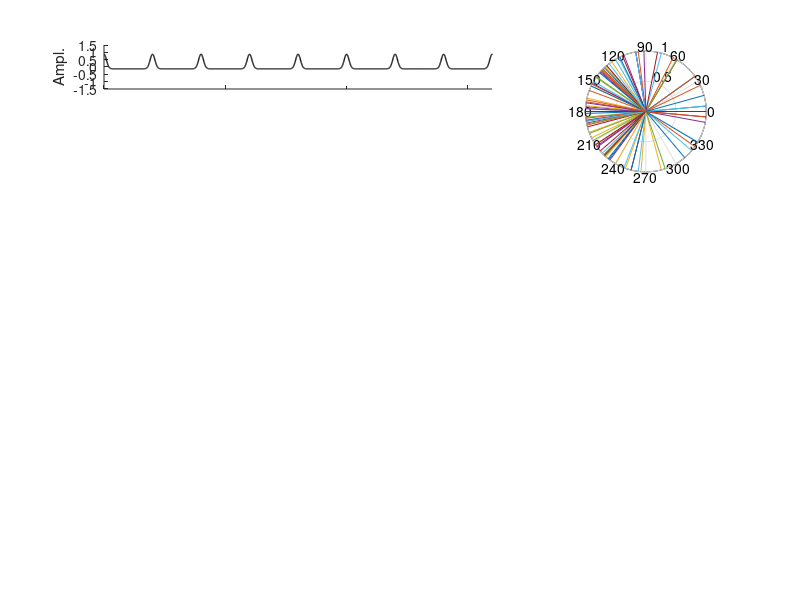

Write the MATLAB code that produced this figure. (Note: this script raises an error after producing the figure.)
%% dPAC: A method for debiasing phase-amplitude cross-frequency coupling
% Joram van Driel, Roy Cox & Mike X Cohen
% 2014
% --
% This code accompanies the paper titled "dPAC: A method for debiasing 
% phase-amplitude cross-frequency coupling". Below, simulations are run
% that show how non-sinusoidal oscillations produce phase clustering which
% introduces a bias in Canolty's PAC method.
% Using the code without following the paper may lead to confusion, 
% incorrect data analyses, and misinterpretations of results. 
% The authors assume no responsibility for inappropriate or incorrect use 
% of this code. 


clear all

cd('path\to\folder'); % -- change directory if you want to save output and/or plots

%% parameters

srate = 1000;              % -- sampling rate
t = 1/srate:1/srate:10;    % -- time points: 10000 1ms steps; 10 seconds
ntimepoints = length(t);   % -- get number of timepoints
centTimes = 0:0.2:10;      % -- center times for 'oscillatory' peaks; corresponds to 5 Hz
fpow = 30;                 % -- frequency for power: gamma
nbins = 18;                % -- number of bins used for Tort's MI

gausWidth = linspace(0.001,0.08,50); % -- gaussian width of the 'oscillatory' peaks

[pac dpac mi itpc] = deal(zeros(2,50)); % -- initialize output matrices


%%
q=0;

for in_anti = 1:2 % -- simulate two scenarios: phase clustering bias as in vs. anti phase with coupling angle
    for g = 1:50 % -- loop over 50 widths of the gaussian 'cycles'
        
        gW = gausWidth(g); % -- set the width of the gaussian
        
        % -- create time series
        % -- this codes concatenates a series of gaussians that are
        % -- then detrended
        cmd = 'ts = detrend(';
        for i=1:length(centTimes)
            cmd = [cmd 'exp(-((t-' num2str(centTimes(i)) ').^2)/(2*' num2str(gW) '^2)) + '];
        end
        cmd = [cmd '0);'];
        eval(cmd)
        
        % -- gamma is a complex sine wave that is phase-modulated by the
        % -- above time series
        gamma = ((ts+0.5)  .* exp( 1i * 2 * pi * fpow * t ));
        
        if in_anti==2
            ts = ts([101:end 1:100]); % -- shift the time series with pi (100 ms)
        end
        
        %% PAC, dPAC, MI (note: dPAC not shown in the paper)
        
        % -- extract phase and power
        thetaphase = angle(hilbert(ts));
        gammapow = abs(gamma);
        
        % -- equations to calculate PAC, dPAC and ITPC (phase clustering vector length)
        pac(in_anti,g)  = abs(mean(exp(1i*thetaphase) .* gammapow));
        debias_term = mean(exp(1i*thetaphase)); % -- this is the phase clustering bias
        dpac(in_anti,g) = abs(mean( (exp(1i*thetaphase) - debias_term) .* gammapow)); % -- which is subtracted here
        itpc(in_anti,g) = abs(mean(exp(1i*thetaphase)));
        
        % Tort's Modulation Index
        
        thetaphase_bin = ceil( tiedrank( thetaphase ) / (ntimepoints / nbins) ); % -- bin the theta phase angles into nbins
        gammapow_bin = zeros(1,nbins);
        for k=1:nbins
            gammapow_bin(k) = squeeze(mean(gammapow(thetaphase_bin==k))); % -- compute mean gamma power in each bin
        end
        gammapow_bin = gammapow_bin ./ sum(gammapow_bin); % -- normalize
        
        mi(in_anti,g) = (log(nbins) + sum(gammapow_bin.*log(gammapow_bin)) ) ./ log(nbins); % -- compute MI
        
        
    end
end

%% figure of three gW examples (Figure 1)

% some annoying code to make nice subplot figure...

plotidx(1,1,:)=[1 2];
plotidx(2,1,:)=[7 8];
plotidx(3,1,:)=[13 14];

plotidx(:,2,:)=plotidx(:,1,:)+3;

plotidx(1,3,:)=[3 6];
plotidx(2,3,:)=[9 12];
plotidx(3,3,:)=[15 18];

figure('position',[500 200 600 400])

gausexamp = [0.01 0.03 0.05]; % -- plot three examples of gaussian 'oscillations'

for q=1:3 % -- loop over the three examples
    
    gW = gausexamp(q);

    % create time series

    cmd = 'ts = detrend(';
    for i=1:length(centTimes)
        cmd = [cmd 'exp(-((t-' num2str(centTimes(i)) ').^2)/(2*' num2str(gW) '^2)) + '];
    end
    cmd = [cmd '0);'];
    eval(cmd)

    %% 

    thetaphase = angle(hilbert(ts));
    
    % -- plot of 'theta' time series
    subplot(6,3,squeeze(plotidx(q,1,:)))
    plot(t,ts,'k','linewidth',1)
    set(gca,'xlim',[0 1.6],'ylim',[-1.5 1.5],'xticklabel',{})
    ylabel('Ampl.')
    box off
    
    % -- polar plot of phase angles, with Phase clustering (PC)
    subplot(6,3,squeeze(plotidx(q,3,:)))
    randsel = randperm(ntimepoints);
    randsel = randsel(1:100);
    h1=polar([thetaphase(randsel); thetaphase(randsel)],[zeros(1,100); ones(1,100)]); hold on
    for hh=1:length(h1)
        hasbehavior(h1(hh),'legend',false);
    end
    set(h1,'color',[0.8 0.8 0.8]);
    txt = findall(gca,'type','text'); delete(txt);
    
    meanvect = mean(exp(1i*thetaphase));
    h=polar([0 angle(meanvect)],[0 abs(meanvect)],'k'); hold on
    set(h,'linewidth',3);
    legend(['PC = ' num2str(abs(meanvect))]);

    % -- phase angle time series
    subplot(6,3,squeeze(plotidx(q,2,:)))
    plot(t,thetaphase,'k','linewidth',1);
    set(gca,'xlim',[0 1.6]);
    ylabel('Phase (rad.)')
    if q==3, xlabel('Time (s)'); end
    box off
    
end


%% figure of two gW examples with coupling (Figure 2)

% some annoying code to make nice subplot figure...
clear plotidx
plotidx(1,1,:)=[1 2];
plotidx(2,1,:)=[4 5];
plotidx(1,2,:)=3;
plotidx(2,2,:)=6;

figure('position',[500 200 600 500])

gausexamp = [0.01 0.05]; % -- plot two examples of gaussian 'oscillations'

for q=1:2 % -- loop over the two examples
    
    gW = gausexamp(q);

    % create time series

    cmd = 'ts = detrend(';
    for i=1:length(centTimes)
        cmd = [cmd 'exp(-((t-' num2str(centTimes(i)) ').^2)/(2*' num2str(gW) '^2)) + '];
    end
    cmd = [cmd '0);'];
    eval(cmd)

    gamma = ((ts+0.5)  .* exp( 1i * 2 * pi * fpow * t ));

    %% PAC

    thetaphase = angle(hilbert(ts));
    gammapow = abs(gamma);
    
    % -- plot of 'theta' time series plus phase-modulated gamma
    subplot(3,3,plotidx(q,1,:))
    plot(t,ts,'k','linewidth',1)
    set(gca,'xlim',[0 0.8],'ylim',[-1.5 1.5])
    hold on
    plot(t,real(gamma),'r','linewidth',0.5);
    ylabel('Amplitude')
    xlabel('Time (s)');
    legend('theta','gamma')
    box off
    
    % -- polar plot of phase angles + PAC
    subplot(3,3,plotidx(q,2,:))
    randsel = randperm(ntimepoints);
    randsel = randsel(1:100);
    h1=polar([thetaphase(randsel); thetaphase(randsel)],[zeros(1,100); ones(1,100)]); hold on
    for hh=1:length(h1)
        hasbehavior(h1(hh),'legend',false);
    end
    set(h1,'color',[0.8 0.8 0.8]);
    txt = findall(gca,'type','text'); delete(txt);
    
    tmppac  = mean(exp(1i*thetaphase) .* gammapow);
    h=polar([0 angle(tmppac)],[0 3*abs(tmppac)],'r'); hold on
    set(h,'linewidth',3);
    legend(['PAC = ' num2str(abs(tmppac))]);
    
end
%%
subplot(337)
plot(gausWidth,itpc,'k') % -- plot PC as a function of the gaussian widths
set(gca,'xlim',[gausWidth(1) gausWidth(end)])
ylabel('PC')
xlabel('Gaussian width')
title('Phase clustering bias')
box off

subplot(338) % -- plot the coupling measures; zscored to have them in the same scale
plot(gausWidth,zscore(pac(1,:)),'b'); hold on
plot(gausWidth,zscore(mi(1,:)),'g');
% plot(gausWidth,zscore(dpac(1,:)),'r'); % -- uncomment to plot dPAC as well (not shown in paper)
ylabel('zscored coupling')
xlabel('Gaussian width')
title('Coupling-clustering anti-phase')
set(gca,'xlim',[gausWidth(1) gausWidth(end)],'ylim',[-2 2.5])
box off

subplot(339) % -- the same but now with clustering and coupling in-phase
plot(gausWidth,zscore(pac(2,:)),'b'); hold on
plot(gausWidth,zscore(mi(2,:)),'g');
% plot(gausWidth,zscore(dpac(2,:)),'r'); % -- uncomment to plot dPAC as well (not shown in paper)
set(gca,'xlim',[gausWidth(1) gausWidth(end)],'ylim',[-2 2.5])
ylabel('zscored coupling')
xlabel('Gaussian width')
title('Coupling-clustering in-phase')
legend('pac','mi')
% legend('pac','mi','dpac')
legend boxoff
box off




